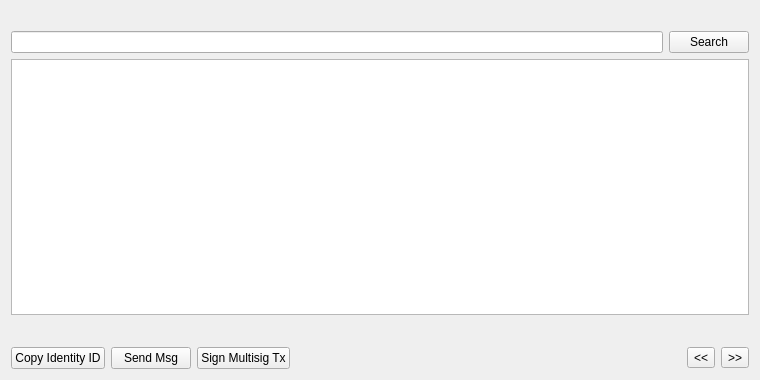
<?xml version="1.0" encoding="UTF-8"?>
<ui version="4.0">
 <class>IdentityListPage</class>
 <widget class="QWidget" name="IdentityListPage">
  <property name="geometry">
   <rect>
    <x>0</x>
    <y>0</y>
    <width>760</width>
    <height>380</height>
   </rect>
  </property>
  <property name="windowTitle">
   <string>Identities</string>
  </property>
  <layout class="QVBoxLayout" name="verticalLayout">
   <item>
    <widget class="QLabel" name="labelExplanation">
     <property name="textFormat">
      <enum>Qt::PlainText</enum>
     </property>
     <property name="wordWrap">
      <bool>true</bool>
     </property>
    </widget>
   </item>
   <item>
    <layout class="QHBoxLayout" name="horizontalLayout_2">
     <item>
      <widget class="QLineEdit" name="lineEditIdentitySearch"/>
     </item>
     <item>
      <widget class="QPushButton" name="searchIdentity">
       <property name="maximumSize">
        <size>
         <width>16777215</width>
         <height>48</height>
        </size>
       </property>
       <property name="text">
        <string>Search</string>
       </property>
      </widget>
     </item>
    </layout>
   </item>
   <item>
    <widget class="QTableView" name="tableView">
     <property name="contextMenuPolicy">
      <enum>Qt::CustomContextMenu</enum>
     </property>
     <property name="toolTip">
      <string/>
     </property>
     <property name="tabKeyNavigation">
      <bool>false</bool>
     </property>
     <property name="alternatingRowColors">
      <bool>true</bool>
     </property>
     <property name="selectionMode">
      <enum>QAbstractItemView::SingleSelection</enum>
     </property>
     <property name="selectionBehavior">
      <enum>QAbstractItemView::SelectRows</enum>
     </property>
     <property name="sortingEnabled">
      <bool>true</bool>
     </property>
     <attribute name="verticalHeaderVisible">
      <bool>false</bool>
     </attribute>
    </widget>
   </item>
   <item>
    <layout class="QHBoxLayout" name="horizontalLayout_3">
     <item>
      <spacer name="horizontalSpacer_2">
       <property name="orientation">
        <enum>Qt::Horizontal</enum>
       </property>
       <property name="sizeHint" stdset="0">
        <size>
         <width>40</width>
         <height>20</height>
        </size>
       </property>
      </spacer>
     </item>
     <item>
      <widget class="QLabel" name="labelPage">
       <property name="text">
        <string/>
       </property>
      </widget>
     </item>
    </layout>
   </item>
   <item>
    <layout class="QHBoxLayout" name="horizontalLayout">
     <item>
      <widget class="QPushButton" name="copyIdentity">
       <property name="toolTip">
        <string>Copy the currently selected identity to the system clipboard</string>
       </property>
       <property name="text">
        <string>Copy Identity ID</string>
       </property>
      </widget>
     </item>
     <item>
      <widget class="QPushButton" name="messageButton">
       <property name="text">
        <string>Send Msg</string>
       </property>
      </widget>
     </item>
     <item>
      <widget class="QPushButton" name="signMultisigButton">
       <property name="text">
        <string>Sign Multisig Tx</string>
       </property>
      </widget>
     </item>
     <item>
      <spacer name="horizontalSpacer">
       <property name="orientation">
        <enum>Qt::Horizontal</enum>
       </property>
       <property name="sizeHint" stdset="0">
        <size>
         <width>40</width>
         <height>20</height>
        </size>
       </property>
      </spacer>
     </item>
     <item>
      <widget class="QToolButton" name="prevButton">
       <property name="text">
        <string>&lt;&lt;</string>
       </property>
      </widget>
     </item>
     <item>
      <widget class="QToolButton" name="nextButton">
       <property name="text">
        <string>&gt;&gt;</string>
       </property>
      </widget>
     </item>
    </layout>
   </item>
  </layout>
 </widget>
 <resources>
  <include location="../syscoin.qrc"/>
 </resources>
 <connections/>
</ui>
